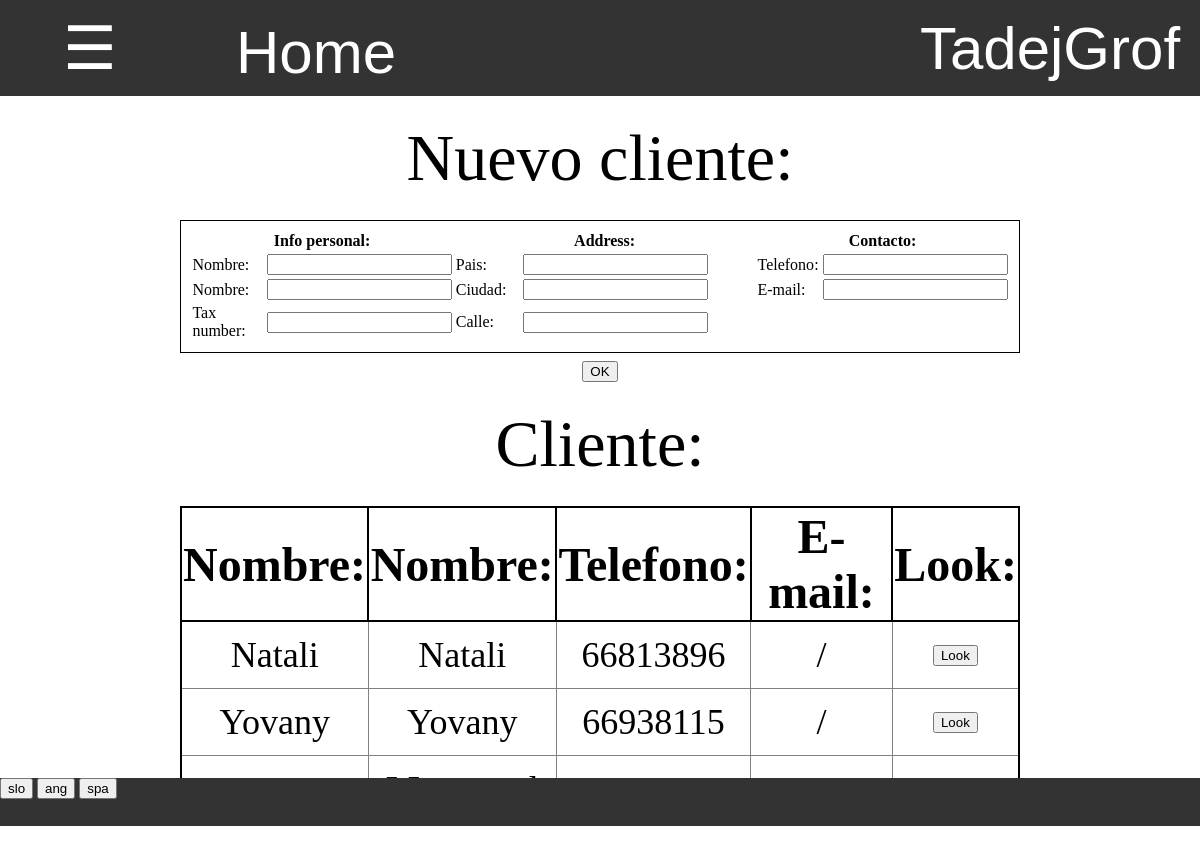
The app's page /prodaja/pregled_strank/ (signed in) with its own data.
### program/models.py (models this page shows)
class Profil(models.Model):
    user = models.OneToOneField(User,on_delete=models.CASCADE)
    jezik =  models.CharField(default="spa",max_length=3, choices=JEZIKI)

### prodaja/models.py (models this page shows, shortened)
class Stranka(models.Model):
    prodaja = models.ForeignKey(Prodaja, default=1, on_delete=models.CASCADE)
    naziv = models.CharField(default="", max_length=30)
    ime = models.CharField(default="", max_length=30)
    telefon = models.CharField(default="", max_length=20)
    mail = models.CharField(default="",max_length=40)
    naslov = models.OneToOneField(Naslov, on_delete=models.CASCADE, default=0)
    davcna = models.CharField(default="", max_length=30)
    status = models.CharField(default='aktivno',max_length=10)
    stevilo_kupljenih = models.IntegerField(default=0)
    skupna_cena_kupljenih = models.DecimalField(decimal_places=1,max_digits=5,default=0)

### prodaja/pviews.py (the view)
# urls.py: path('', pviews.pregled_strank, name='pregled_strank'),
def pregled_strank(request):
    stranke = Stranka.objects.all().filter(status = 'aktivno').order_by('skupna_cena_kupljenih')
    return pokazi_stran(request, 'prodaja/pregled_strank.html', {'stranke': stranke})

### prodaja/pviews.py (called while the page is built)
def vrni_slovar(request):
    with open('slovar.json') as dat:
        slovar = json.load(dat)
    return slovar

def pokazi_stran(request, html, baze={}):
    slovar = {'zaloga':zaloga,'program':program,'slovar':vrni_slovar(request),'jezik':request.user.profil.jezik}
    slovar.update(baze)
    return render(request, html, slovar)

### program/models.py (called while the page is built)
    @property
    def vrni_jezike(self):
        return JEZIKI

### zaloga/templatetags/zaloga_exstras.py (called while the page is built)
@register.filter
def keyvalue(dict, key):
    return dict[key]

### prodaja/templates/prodaja/pregled_strank.html (shortened to what this page needs)
{% extends 'program/base.html' %}
{% load zaloga_exstras %}
{% block content %}
    {% if perms.prodaja.add_stranka %}
    <div class="title" style="margin-top:2%;font-size:5vh">
        {{slovar|keyvalue:'Nova stranka'|keyvalue:jezik}}:
    </div>
    <div style="display:inline-block;width:70%;text-align:center;margin-top:2%">
        <table style="padding:1%;border:1px solid black" class="tabela_podatkov">
            <tr>
                <th width="33%" colspan="2"> {{slovar|keyvalue:'Osebni podatki'|keyvalue:jezik}}: </th>
                <th width="42%" colspan="2"> {{slovar|keyvalue:'Naslov'|keyvalue:jezik}}: </th>
                <th width="25%" colspan="2"> {{slovar|keyvalue:'Kontakt'|keyvalue:jezik}}: </th>
            </tr>
            <tr>
                <td> {{slovar|keyvalue:'Naziv'|keyvalue:jezik}}: </td>
                <td> <input form="nova_stranka" name="naziv" type="text" required autocomplete="off"> </td>
                <td> {{slovar|keyvalue:'Drzava'|keyvalue:jezik}}: </td>
                <td> <input form="nova_stranka" name="drzava" type="text" required autocomplete="off"> </td>
                <td> {{slovar|keyvalue:'Telefon'|keyvalue:jezik}}: </td>
                <td> <input form="nova_stranka" name="telefon" type="text" autocomplete="off"> </td>
            </tr>
            <tr>
                <td> {{slovar|keyvalue:'Ime'|keyvalue:jezik}}: </td>
                <td> <input form="nova_stranka" name="ime" type="text" required autocomplete="off"> </td>
                <td> {{slovar|keyvalue:'Mesto'|keyvalue:jezik}}: </td>
                <td> <input form="nova_stranka" name="mesto" type="text" required autocomplete="off"> </td>
                <td> {{slovar|keyvalue:'E-mail'|keyvalue:jezik}}: </td>
                <td> <input form="nova_stranka" name="mail" type="text" autocomplete="off"> </td>
            </tr>
            <tr>
                <td> {{slovar|keyvalue:'Davcna'|keyvalue:jezik}}: </td>
                <td> <input form="nova_stranka" name="davcna" type="text" autocomplete="off"> </td>
                <td> {{slovar|keyvalue:'Ulica'|keyvalue:jezik}}: </td>
                <td> <input form="nova_stranka" name="naslov" type="text" required autocomplete="off"> </td>
            </tr>
        </table>
        <form id="nova_stranka" action="{% url 'nova_stranka' %}" method="POST">
            <input type="submit" value="{{slovar|keyvalue:'Potrdi'|keyvalue:jezik}}">
        </form>
    </div>
    {% endif %}
    <div class="title" style="font-size:5vh;margin:2%;">
        {{slovar|keyvalue:'Obstojece stranke'|keyvalue:jezik}}:
    </div>
    <div style="display:inline-block;width:70%;text-align:center">
        <table class="tabela_vnosov">
            <tr>
                <th width="15%"> {{slovar|keyvalue:'Naziv'|keyvalue:jezik}}: </th>
                <th width="23%"> {{slovar|keyvalue:'Ime'|keyvalue:jezik}}: </th>
                <th width="20%"> {{slovar|keyvalue:'Telefon'|keyvalue:jezik}}: </th>
                <th width="30%"> {{slovar|keyvalue:'E-mail'|keyvalue:jezik}}: </th>
                <th width="12%"> {{slovar|keyvalue:'Ogled'|keyvalue:jezik}}: </th>
            </tr>
            {% for stranka in stranke %}
                <tr>
                    <td> {{stranka.naziv}} </td>
                    <td> {{stranka.ime}} </td>
                    <td> {{stranka.telefon}} </td>
                    <td style="overflow:hidden"> {{stranka.mail}} </td>
                    <td>
                        <button> {{slovar|keyvalue:'Ogled'|keyvalue:jezik}} </button>
                    </td>
                </tr>
            {% endfor %}
        </table>
    </div>
{% endblock %}

### program/templates/css/navbar.html (shortened to what this page needs)
{% load zaloga_exstras %}
<div id="navbar" class="navbar">
    <button onclick="odpri()" class="nav" style="width:15%"> ☰ </button>
    <a style="width:20%" href="/">Home</a>
    <div class="racun dropdown" id="racun">
        <button class="dropbtn" >{{ user.get_username }}
        </button>
    </div>
</div>

### program/static/css/footer.css (style rules this page uses)
div { margin: 0%; padding: 0%; }
div input { margin: 0%; }
div form { margin:0%; padding: 0% }

### program/templates/program/base.html (style rules this page uses)
body { margin: 0%; padding: 0%; overflow:hidden; }
div { margin: 0%; padding: 0%; }

### program/templates/css/tabele.html (style rules this page uses)
table.tabela_vnosov { width:100%; border-spacing:0; border: 2px solid black; border-collapse: collapse; padding:0.5% }
table.tabela_vnosov th { border: 2px solid black; border-collapse: collapse; font-size: 4vmin }
table.tabela_vnosov td { font-size: 3vmin; text-align: center; border: 1px solid grey; padding: 1vmin; border-collapse: collapse; }
table.tabela_podatkov { width:100%; margin-bottom:1%; }

### program/templates/css/navbar.html (style rules this page uses)
.navbar { overflow: hidden; background-color: #333; font-family: Arial; height:12% }
.navbar a { float: left; font-size: 5vmin; color: white; text-align: center; padding: 18px 16px; text-decoration:none; height:100%; }
.navbar .dropdown, .nav { float: left; height:100%; width:100%; margin:0; overflow:hidden; }
.navbar .dropdown .dropbtn, .nav { font-size: 5vmin; border: none; outline: none; color: white; padding: 12px 16px; width:100%; height:100%; background-color: inherit; font-family: inherit; margin: 0; }
.navbar .racun { float:right; width:300px; overflow:hidden }

### records on screen
Profil: jezik "Nuevo cliente", jezik "Info personal", jezik "Address", jezik "Contacto", jezik "Nombre", jezik "Pais", jezik "Telefono", jezik "Ciudad", jezik "E-mail", jezik "Tax number", jezik "Calle", jezik "OK", jezik "Cliente", jezik "Look"
Stranka: naziv "Natali", ime "Natali", telefon "66813896", mail "/"
Stranka: naziv "Yovany", ime "Yovany", telefon "66938115", mail "/"

### other values on screen
{{ user.get_username }} "TadejGrof"
